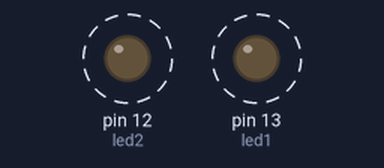
This sketch was run on a simulated Arduino Uno, built with avr-gcc and run on an emulated ATmega328P. Shown: output pins drawn as LEDs (lit = HIGH). Dashed ring = blinking.

Above: at 0.2 s.
Timing chart, 0 to 4.6 s (numbered marks = the images above):
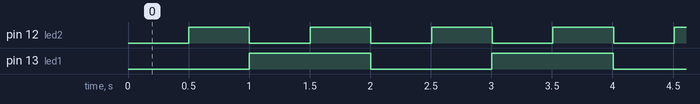

Measured:
- by itself, pin 12 (led2): alternates HIGH for 0.50 s and LOW for 0.50 s
- by itself, pin 13 (led1): alternates HIGH for 1.0 s and LOW for 1.0 s
- by itself, everything shown: repeats every 2.0 s, in 6 steps

The sketch:

Multiple_blink.ino
```cpp
/* Blink Multiple LEDs without Delay
*
* Turns on and off several light emitting diode(LED) connected to a digital
* pin, without using the delay() function.  This means that other code
* can run at the same time without being interrupted by the LED code.
*/
int led1 = 13;                // LED connected to digital pin 13
int led2 = 12;
int value1 = LOW;                // previous value of the LED
int value2 = LOW;                // previous value of the LED
long time1 = millis();
long time2 = millis();

long interval1 = 1000;           // interval at which to blink (milliseconds)
long interval2 = 500;

void setup()
{
pinMode(led1, OUTPUT);      // sets the digital pin as output
pinMode(led2, OUTPUT);
}

void loop()
{
unsigned long m = millis();

if (m - time1 > interval1){
   time1 = m;

   if (value1 == LOW)
     value1 = HIGH;
   else
     value1 = LOW;

   digitalWrite(led1, value1);
}

if (m - time2 > interval2){
   time2 = m;

   if (value2 == LOW)
     value2 = HIGH;
   else
     value2 = LOW;

   digitalWrite(led2, value2);
}
}
```
